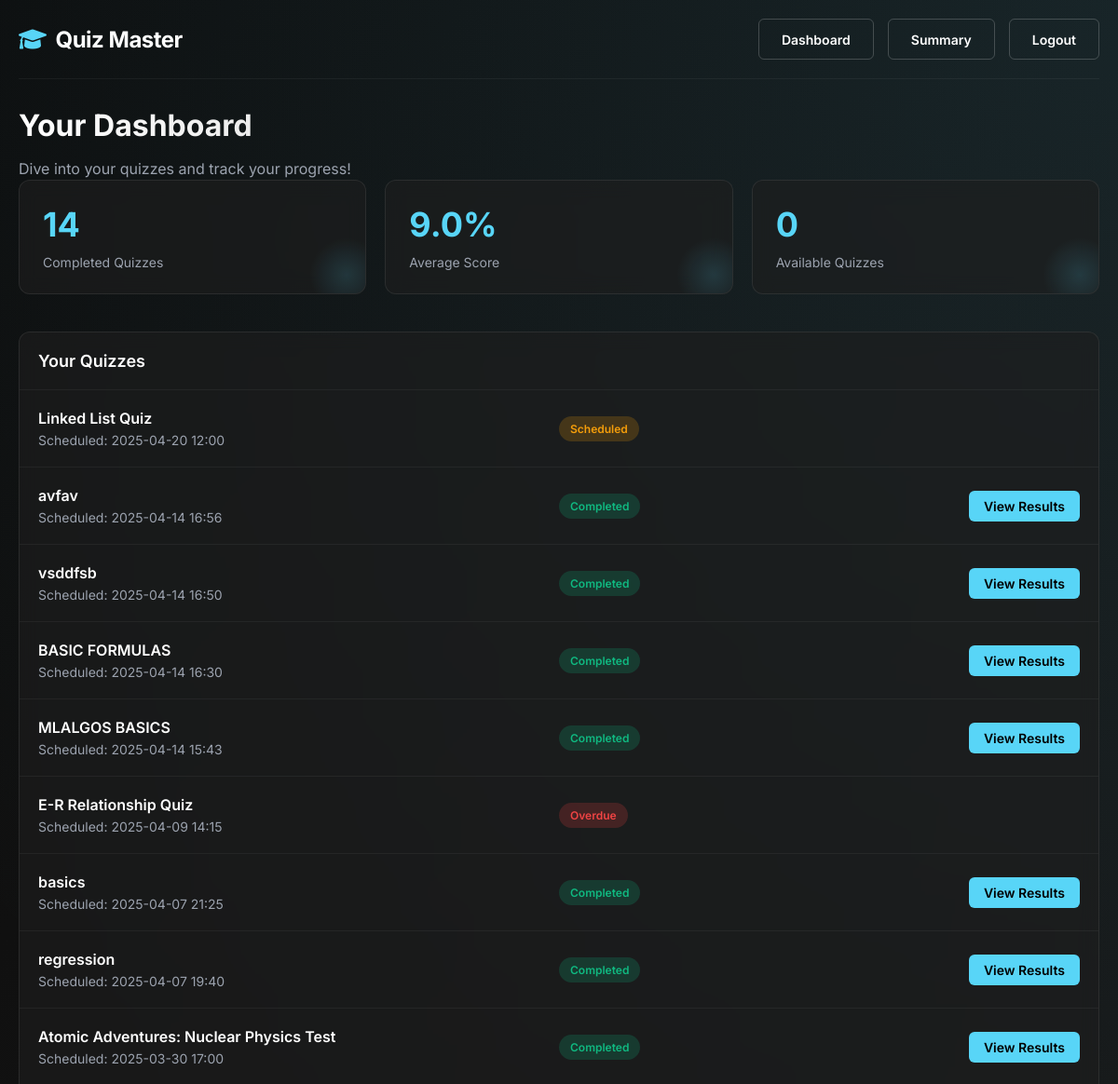
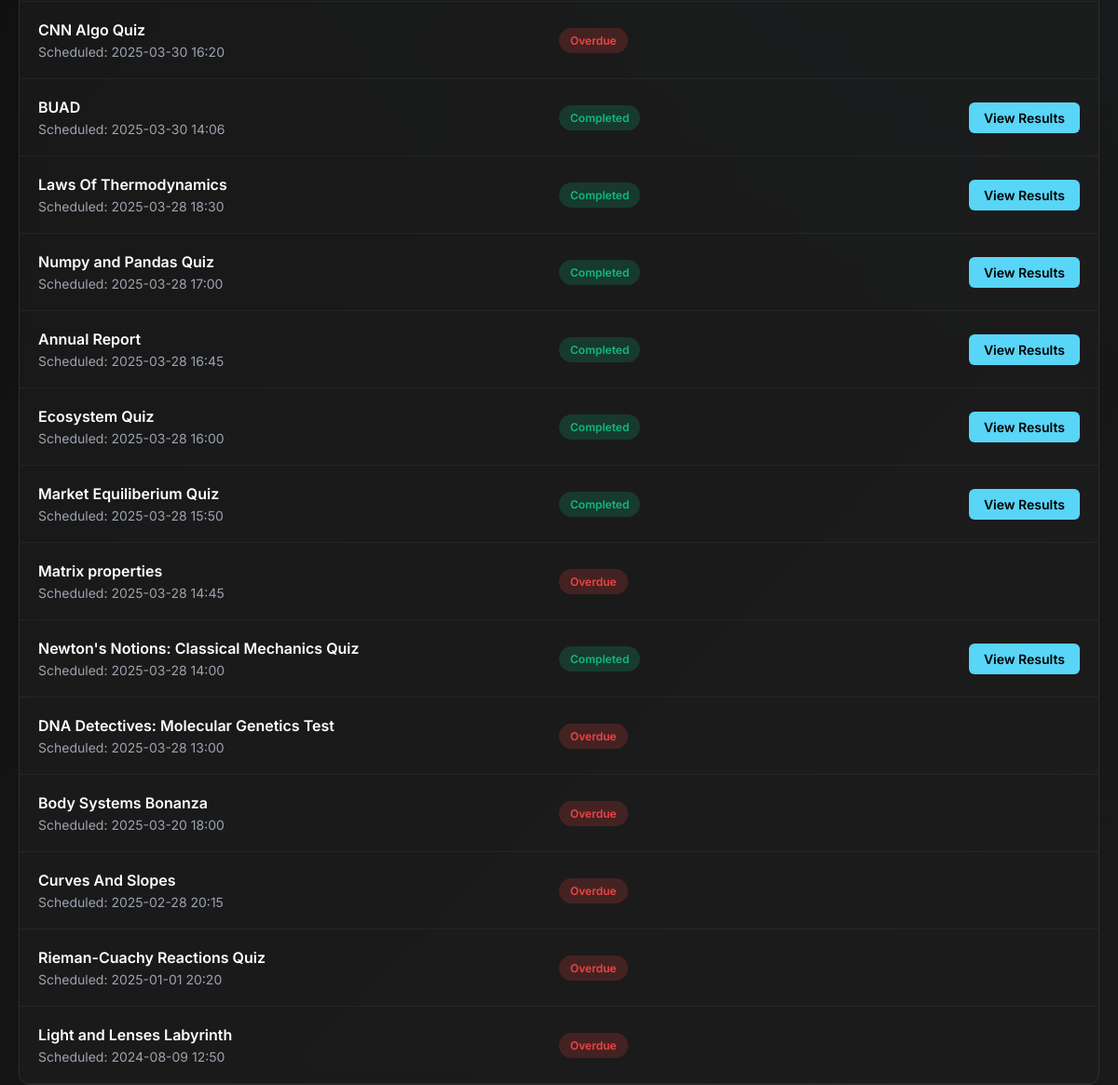
The app's page /user/dashboard (signed in), older data (2 pictures, top to bottom).
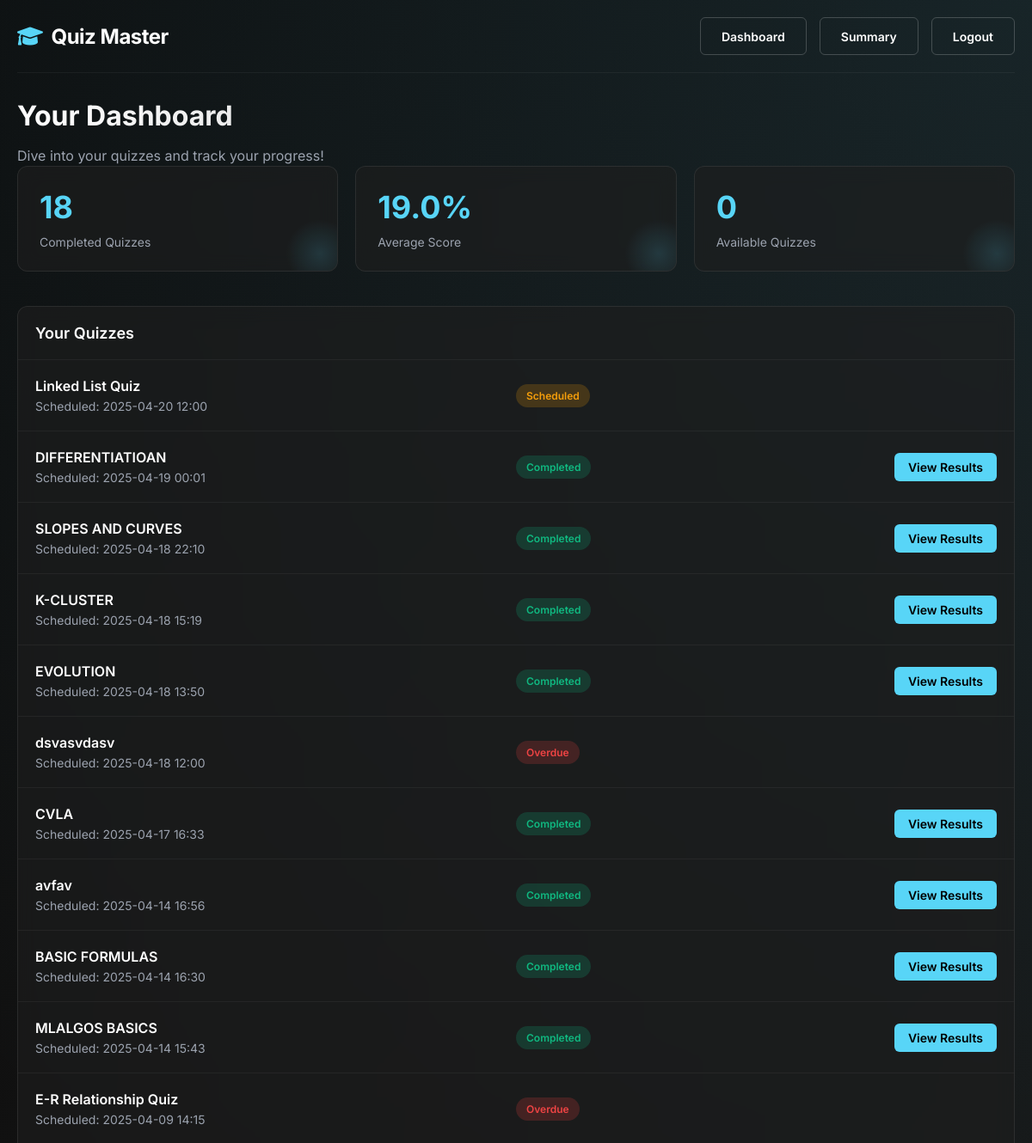
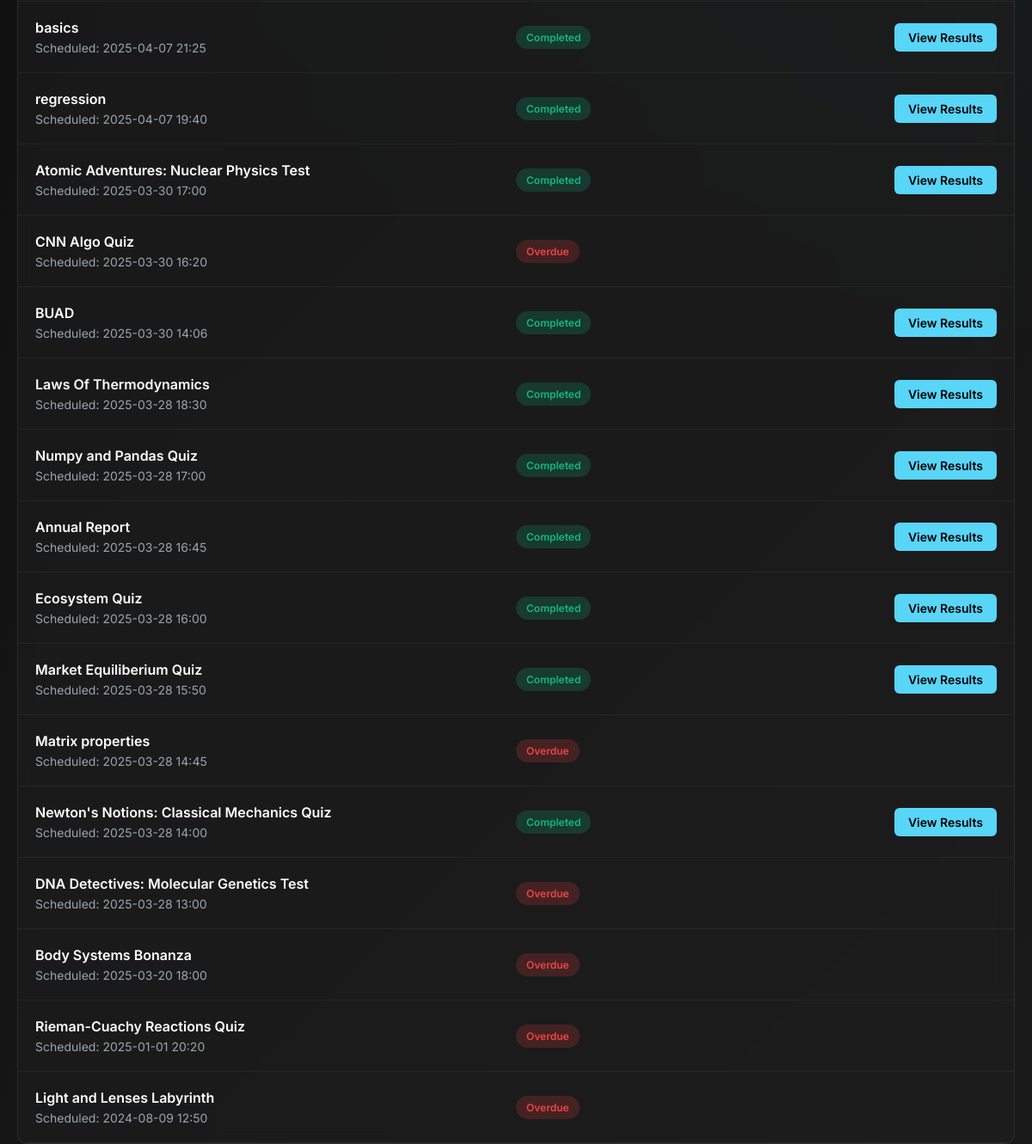
The same page, newer data (2 pictures, top to bottom).
### models.py (models this page shows, shortened)
class Quiz(db.Model):
    __tablename__ = 'quizzes'
    id = db.Column(db.Integer, primary_key=True)
    name = db.Column(db.String(120), nullable=False, index=True)
    chapter_id = db.Column(db.Integer, db.ForeignKey('chapters.id'), nullable=False)
    description = db.Column(db.Text)
    instructions = db.Column(db.Text)
    quiz_type = db.Column(db.String(20), default="assessment")
    passing_score = db.Column(db.Float, default=0.0)  # Minimum score to pass
    allow_retake = db.Column(db.Boolean, default=True)
    max_attempts = db.Column(db.Integer, default=1)  # 0 means unlimited
    show_answers = db.Column(db.Boolean, default=True)  # Show correct answers after quiz
    randomize_questions = db.Column(db.Boolean, default=False)
    date_of_quiz = db.Column(db.Date)
    time_duration = db.Column(db.Integer)  # Duration in minutes
    start_time = db.Column(db.DateTime, index=True)
    end_time = db.Column(db.DateTime, index=True)
    is_active = db.Column(db.Boolean, default=True)
    created_at = db.Column(db.DateTime, default=datetime.utcnow)
    created_by = db.Column(db.Integer, db.ForeignKey('users.id'))
    questions = db.relationship('Question', backref='quiz', cascade="all, delete-orphan", lazy=True)
    scores = db.relationship('Score', backref='quiz', cascade="all, delete-orphan", lazy=True)
    tags = db.relationship('QuizTag', backref='quiz', cascade="all, delete-orphan", lazy=True)
    creator = db.relationship('User', foreign_keys=[created_by], backref='created_quizzes')

### routes.py (the view)
@app_routes.route("/user/dashboard", methods=["GET"])
def user_dashboard():
    if session.get("role") != "user":
        flash("Access denied! Users only.", "danger")
        return redirect(url_for("app_routes.login"))
    try:
        now = datetime.now()
        search_query = request.args.get("search")
        if search_query:
            quizzes = Quiz.query.filter(Quiz.name.ilike(f"%{search_query}%")).all()
        else:
            quizzes = Quiz.query.all()
        user_id = session['user_id']
        quiz_status_list = []
        completed_count = 0
        available_count = 0
        for quiz in quizzes:
            score = Score.query.filter_by(quiz_id=quiz.id, user_id=user_id).first()
            if score:
                status = "Completed"
                completed_count += 1
            else:
                if quiz.start_time and now < quiz.start_time:
                    status = "Scheduled"
                elif quiz.end_time and now > quiz.end_time:
                    status = "Overdue"
                else:
                    status = "Available"
                    available_count += 1
            quiz_status_list.append({
                'quiz': quiz,
                'status': status
            })
        avg_score_query = db.session.query(func.avg(Score.total_scored)).filter_by(user_id=user_id).scalar()
        try:
            avg_score = float(avg_score_query) if avg_score_query is not None else 0.0
        except (TypeError, ValueError):
            avg_score = 0.0
        return render_template("user_dashboard.html",
            quiz_status_list=quiz_status_list,
            completed_count=completed_count,
            available_count=available_count,
            avg_score=avg_score
        )
    except Exception as e:
        flash(f"Error loading dashboard: {str(e)}", "danger")
        return redirect(url_for("app_routes.login"))

### routes.py (called while the page is built)
@app_routes.context_processor
def inject_responsive_elements():
    is_mobile = request.user_agent.platform in ['android', 'iphone'] or \
                'mobile' in request.user_agent.string.lower()
    return {
        'is_mobile': is_mobile,
        'current_year': datetime.now().year
    }  # Fixed: Added missing closing brace

### templates/user/user_dashboard.html (shortened to what this page needs)
{% extends "base.html" %}
{% block content %}
<div class="dashboard-header">
    <h1 class="dashboard-title">Your Dashboard</h1>
    <p class="dashboard-subtitle">Dive into your quizzes and track your progress!</p>
</div>
<div class="stats-grid">
    <div class="stat-card">
        <div class="stat-value">{{ completed_count }}</div>
        <div class="stat-label">Completed Quizzes</div>
    </div>
    <div class="stat-card">
        <div class="stat-value">{{ avg_score|round(0) }}%</div>
        <div class="stat-label">Average Score</div>
    </div>
    <div class="stat-card">
        <div class="stat-value">{{ available_count }}</div>
        <div class="stat-label">Available Quizzes</div>
    </div>
</div>
<div class="quiz-list">
    <div class="list-header">
        <h2 class="list-title">Your Quizzes</h2>
    </div>
    {% if quiz_status_list %}
        {% set available = quiz_status_list|selectattr("status", "equalto", "Available")|list %}
        {% set others = quiz_status_list|rejectattr("status", "equalto", "Available")|list %}
        {% set sorted_available = available|sort(attribute='quiz.start_time', reverse=true) %}
        {% set sorted_others = others|sort(attribute='quiz.start_time', reverse=true) %}
        {% set sorted_list = sorted_available + sorted_others %}
        {% for item in sorted_list %}
        <div class="quiz-item">
            <div class="quiz-info">
                <div class="quiz-name">{{ item.quiz.name }}</div>
                <div class="quiz-details">
                    {% if item.quiz.start_time %}
                        Scheduled: {{ item.quiz.start_time.strftime("%Y-%m-%d %H:%M") }}
                    {% else %}
                        No schedule set
                    {% endif %}
                </div>
            </div>
            <div>
                <span class="status-badge status-{{ item.status|lower }}">{{ item.status }}</span>
            </div>
            <div class="quiz-actions">
                {% if item.status == 'Available' %}
                    <a href="{{ url_for('app_routes.attempt_quiz', quiz_id=item.quiz.id) }}" class="action-btn">Take Quiz</a>
                {% elif item.status == 'Completed' %}
                    <a href="{{ url_for('app_routes.view_attempt_details', quiz_id=item.quiz.id) }}" class="action-btn">View Results</a>
                {% endif %}
            </div>
        </div>
        {% endfor %}
    {% else %}
        <div class="empty-state">
            <p>No quizzes available yet. Check back soon!</p>
        </div>
    {% endif %}
</div>
{% endblock %}

Row changes from the older to the newer data that the page shows:
removed Quiz: quiz.name "vsddfsb", quiz.start_time "2025-04-14 16:50"
removed Quiz: quiz.name "Curves And Slopes", quiz.start_time "2025-02-28 20:15"
added Quiz: quiz.name "DIFFERENTIATIOAN", quiz.start_time "2025-04-19 00:01"
added Quiz: quiz.name "SLOPES AND CURVES", quiz.start_time "2025-04-18 22:10"
added Quiz: quiz.name "K-CLUSTER", quiz.start_time "2025-04-18 15:19"
added Quiz: quiz.name "EVOLUTION", quiz.start_time "2025-04-18 13:50"
added Quiz: quiz.name "dsvasvdasv", quiz.start_time "2025-04-18 12:00"
added Quiz: quiz.name "CVLA", quiz.start_time "2025-04-17 16:33"
Text that changed along with them:
{{ completed_count }}: "14" → "18"
{{ avg_score|round(0) }}: "9.0" → "19.0"
new list line: "Scheduled: Completed View Results"
new list line: "Scheduled: Overdue"
list line gone: "Scheduled: Completed View Results"
list line gone: "Scheduled: Overdue"
